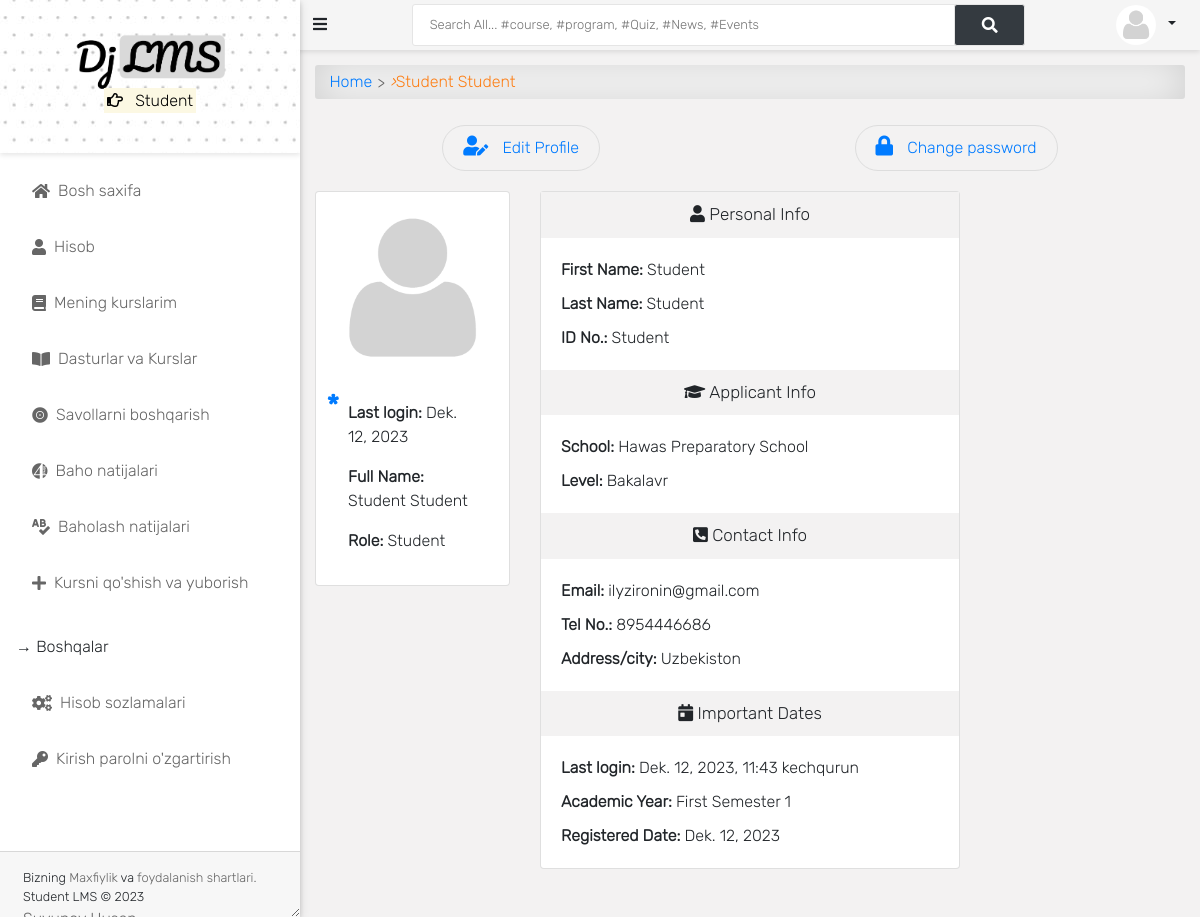
The page /accounts/profile/ (signed in) on the database as committed earlier.
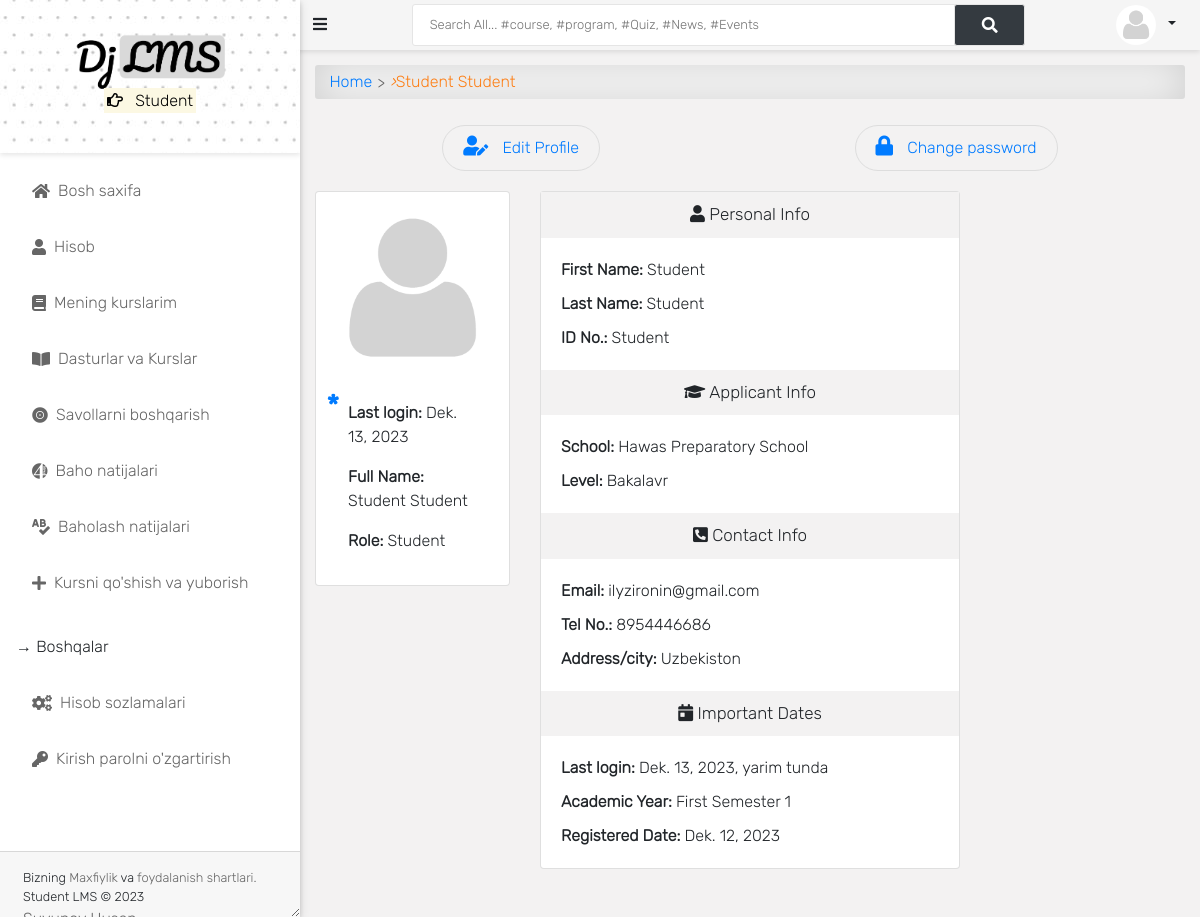
The same page on the database as committed later.
### accounts/models.py (models this page shows, shortened)
class User(AbstractUser):
    is_student = models.BooleanField(default=False)
    is_lecturer = models.BooleanField(default=False)
    is_parent = models.BooleanField(default=False)
    is_dep_head = models.BooleanField(default=False)
    phone = models.CharField(max_length=60, blank=True, null=True)
    address = models.CharField(max_length=60, blank=True, null=True)
    picture = models.ImageField(upload_to='profile_pictures/%y/%m/%d/', default='default.png', null=True)
    email = models.EmailField(blank=True, null=True)
    username_validator = ASCIIUsernameValidator()
    objects = UserManager()
    @property
    def get_full_name(self):
        full_name = self.username
        if self.first_name and self.last_name:
            full_name = self.first_name + " " + self.last_name
        return full_name
    @property
    def get_user_role(self):
        if self.is_superuser:
            return "Admin"
        elif self.is_student:
            return "Student"
        elif self.is_lecturer:
            return "Lecturer"
        elif self.is_parent:
            return "Parent"

### accounts/views.py (the view, shortened to what this page needs)
# urls.py: path('profile/', profile, name='profile'),
@login_required
def profile(request):
    try:
        current_session = get_object_or_404(Session, is_current_session=True)
        current_semester = get_object_or_404(Semester, is_current_semester=True, session=current_session)
    except Semester.MultipleObjectsReturned and Semester.DoesNotExist and Session.DoesNotExist:
        raise Http404
    if request.user.is_lecturer:
        courses = Course.objects.filter(allocated_course__lecturer__pk=request.user.id).filter(
            semester=current_semester)
        return render(request, 'accounts/profile.html', {
            'title': request.user.get_full_name,
            "courses": courses,
            'current_session': current_session,
            'current_semester': current_semester,
        })
    elif request.user.is_student:
        level = Student.objects.get(student__pk=request.user.id)
        try:
            parent = Parent.objects.get(student=level)
        except:
            parent = "no parent set"
        courses = TakenCourse.objects.filter(student__student__id=request.user.id, course__level=level.level)
        context = {
            'title': request.user.get_full_name,
            'parent': parent,
            'courses': courses,
            'level': level,
            'current_session': current_session,
            'current_semester': current_semester,
        }
        return render(request, 'accounts/profile.html', context)

### app/models.py (called while the page is built)
    def __str__(self):
        return self.session

    def __str__(self):
        return self.semester

### templates/accounts/profile.html (shortened to what this page needs)
{% extends 'base.html' %}
{% load static %}
{% load i18n %}
{% block content %}
{% if user.is_authenticated %}
<div id="input-nav"><a href="{% url 'home' %}" class="primary1">Home</a> <i>&rsaquo;</i> {{ user.get_full_name }}</div>
<div class="btn-flex">
    <a class="edit-btn" href="{% url 'edit_profile' %}"><i class="fas fa-user-edit"></i>
        <span class="mobile-hide">Edit Profile</span></a>
    <a class="edit-btn" href="{% url 'change_password' %}"><i class="fas fa-lock"></i><span class="mobile-hide">
        Change password</span></a>
</div>
<div class="row">
    <div class="col-md-3 mx-auto">
        <div class="card">
            <img src="{{ user.picture.url }}" class="dashboard-img">
            <div class="program-description">
                <p><strong>Last login: </strong>{{ user.last_login|date }}</p>
                <p><strong>Full Name: </strong>{{ user.get_full_name|title }}</p>
                <p><strong>Role: </strong>
                    {{ user.get_user_role }}
                </p>
            </div>
        </div>
    </div>
    <div class="col-md-6 mx-auto">
        <div class="card">
            <p class="title-info"><i class="fas fa-user"></i> Personal Info</p>
            <div class="dashboard-description">
                <p><strong>First Name:</strong> {{ user.first_name|title }}</p>
                <p><strong>Last Name:</strong> {{ user.last_name|title }}</p>
                <p><strong>ID No.:</strong> {{ user.username }}</p>
            </div>
            {% if user.is_student %}
            <p class="title-info"><i class="fas fa-graduation-cap"></i> Applicant Info</p>
            <div class="dashboard-description">
                <p><strong>School: </strong>Hawas Preparatory School</p>
                <p><strong>Level: </strong>{{ level.level }}</p>
            </div>
            {% endif %}
            <p class="title-info"><i class="fas fa-phone-square-alt"></i> Contact Info</p>
            <div class="dashboard-description">
                <p><strong>Email:</strong> {{ user.email }}</p>
                <p><strong>Tel No.:</strong> {{ user.phone }}</p>
                <p><strong>Address/city:</strong> {{ user.address }}</p>
            </div>
            <p class="title-info"><i class="fa fa-calendar-day"></i> Important Dates</p>
            <div class="dashboard-description">
                <p><strong>Last login:</strong> {{ user.last_login }}</p>
                <p><strong>Academic Year:</strong> {{ current_semester }} Semester {{ current_session }}</p>
                <p><strong>Registered Date:</strong> {{ user.date_joined|date }}</p>
            </div>
        </div>
    </div>
    <div class="col-md-3 mx-auto"></div>
</div>
{% endif %}
{% endblock content %}

### templates/aside.html (shortened to what this page needs)
{% load static %}
<div id="side-nav">
  <div class="main-menu">
    <div
      class="top-side text-center py-4"
      style="background-image: url({% static '/img/dotted.jpg' %})"
    >
      <img
        src="{% static 'img/logo.png' %}"
        width="150px"
        alt="Student LMS"
      />
      <p class="text-orange">
        <mark>
          <i class="far fa-hand-point-right"></i>
          {{ request.user.get_user_role }}
        </mark>
      </p>
    </div>
    {% url 'home' as hom %} {% url 'dashboard' as dash %}
    <ul>
      <li class="{% if request.path == hom %}active{% endif %}">
        <a href="{% url 'home' %}"><i class="fas fa-home"></i>Bosh saxifa</a>
      </li>
      <li class="{% if request.path == prof %}active{% endif %}">
        <a href="{% url 'profile' %}"><i class="fas fa-user"></i>Hisob</a>
      </li>
       {% if request.user.is_lecturer or request.user.is_student %}
      <li class="{% if request.path == ucl %}active{% endif %}">
        <a href="{% url 'user_course_list' %}"
          ><i class="fas fa-book"></i>Mening kurslarim</a
        >
      </li>
      {% endif %}
      <li class="{% if request.path == pro %}active{% endif %}">
        <a href="{% url 'programs' %}"
          ><i class="fas fa-book-open"></i>Dasturlar va Kurslar</a
        >
      </li>
       {% if request.user.is_student %}
      <li class="{% if request.path == qpr %}active{% endif %}">
        <a href="{% url 'quiz_progress' %}"
          ><i class="fas fa-record-vinyl"></i>Savollarni boshqarish</a
        >
      </li>
      <li class="{% if request.path == vr %}active{% endif %}">
        <a href="{% url 'grade_results' %}"
          ><i class="fab fa-page4"></i>Baho natijalari</a
        >
      </li>
      <li class="{% if request.path == ar %}active{% endif %}">
        <a href="{% url 'ass_results' %}"
          ><i class="fa fa-spell-check"></i>Baholash natijalari</a
        >
      </li>
      <li class="{% if request.path == cr %}active{% endif %}">
        <a href="{% url 'course_registration' %}"
          ><i class="fas fa-plus"></i>Kursni qo'shish va yuborish</a
        >
      </li>
      {% endif %}
      <br />
      <p class="ml-3">&RightArrow; Boshqalar</p>
      <li class="{% if request.path == ep %}active{% endif %}">
        <a href="{% url 'edit_profile' %}"
          ><i class="fas fa-cogs"></i>Hisob sozlamalari</a
        >
      </li>
      <li class="{% if request.path == cp %}active{% endif %}">
        <a href="{% url 'change_password' %}"
          ><i class="fas fa-key"></i>Kirish parolni o'zgartirish</a
        >
      </li>
    </ul>
  </div>
  <footer class="card-footer mt-5 pt-3 pb-5 px-2">
    <div class="col-12">
      <p class="small m-0">
        Bizning <a href="#"> Maxfiylik </a> va <a href="#"> foydalanish shartlari. </a>
        <br />Student LMS &copy;
        <br />
      </p>
      <p>
        <a href="https://brian-mwenda.vercel.app/" target="_blank"
          >Suyunov Husan</a
        >
      </p>
    </div>
  </footer>
</div>

### templates/navbar.html (shortened to what this page needs)
<div id="top-navbar">
	<div class="container">
		<div class="nav-wrapper">
			<div class="toggle-btn" onclick="toggleSidebar()">
				<i class="fas fa-bars"></i>
			</div>
			<form class="form-header" action="{% url 'query' %}" method="GET">
				<input id="primary-search" class="au-input au-input--xl" type="text" name="q" value="{{ request.GET.q }}"
					placeholder="Search All... #course, #program, #Quiz, #News, #Events" required />
				<button class="au-btn--submit" type="submit">
					<i class="fas fa-search"></i>
				</button>
			</form>
			<div class="dropdown">
				<button class="btn btn-sm dropdown-toggle" type="button" id="dropdownMenuButton" data-toggle="dropdown"
					aria-haspopup="true" aria-expanded="false">
					<img class="profile-pic" src="{{ request.user.picture.url }}">
				</button>
			</div>
		</div>
	</div>
</div>

Rows that differ between the two databases and show on the page:
changed User "Student": last_login "Dek. 12, 2023" → "Dek. 13, 2023"; last_login "Dek. 12, 2023, 11:43 kechqurun" → "Dek. 13, 2023, yarim tunda"
